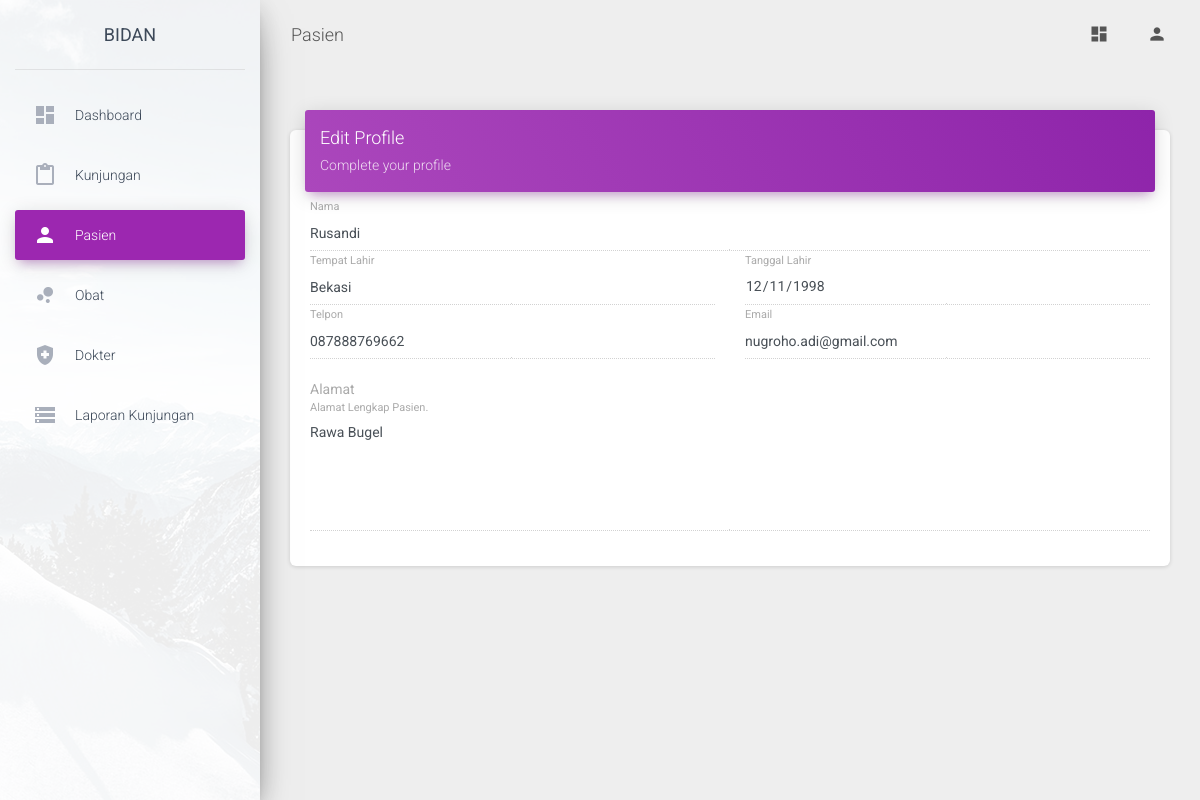
Screenshot of /media.php?module=pasien&act=detail&id=3 (signed in) with the database file from the repository.
### tables this page shows
CREATE TABLE `pasien` (
  `id` int(1) NOT NULL,
  `nama` varchar(100) NOT NULL,
  `tempatlahir` varchar(50) NOT NULL,
  `tanggallahir` date NOT NULL,
  `tel` varchar(15) NOT NULL,
  `email` varchar(50) NOT NULL,
  `alamat` text NOT NULL,
  `reg_date` timestamp NOT NULL DEFAULT current_timestamp() ON UPDATE current_timestamp()
);

### module/pasien/detail.php (the view, shortened to what this page needs)
<?php
$edit=mysqli_fetch_array(mysqli_query($conn,"SELECT * from pasien where id='$_GET[id]'"));
?>
<div class="col-md-12">
  <div class="card">
    <div class="card-header card-header-primary">
      <h4 class="card-title">Edit Profile</h4>
      <p class="card-category">Complete your profile</p>
    </div>
    <div class="card-body">
     <div class="row">
      <div class="col-md-12">
        <div class="form-group">
          <label class="bmd-label-floating">Nama</label>
          <input disabled type="text" class="form-control" name="nama" value="<?php echo $edit['nama'] ?>">
        </div>
      </div>
      <div class="col-md-6">
        <div class="form-group">
          <label class="bmd-label-floating">Tempat Lahir</label>
          <input disabled type="text" class="form-control" name="tempatlahir" value="<?php echo $edit['tempatlahir'] ?>">
        </div>
      </div>
      <div class="col-md-6">
        <div class="form-group">
          <label class="bmd-label-floating">Tanggal Lahir</label>
          <input disabled type="date" class="form-control" max="<?php echo date('Y-m-d'); ?>" name="tanggallahir" value="<?php echo $edit['tanggallahir'] ?>">
        </div>
      </div>
      <div class="col-md-6">
        <div class="form-group">
          <label class="bmd-label-floating">Telpon</label>
          <input disabled type="tel" class="form-control" name="tel" value="<?php echo $edit['tel'] ?>">
        </div>
      </div>
      <div class="col-md-6">
        <div class="form-group">
          <label class="bmd-label-floating">Email</label>
          <input disabled type="email" class="form-control" name="email" value="<?php echo $edit['email'] ?>">
        </div>
      </div>
    </div>
    <div class="row">
      <div class="col-md-12">
        <div class="form-group">
          <label>Alamat</label>
          <div class="form-group">
            <label class="bmd-label-floating"> Alamat Lengkap Pasien.</label>
            <textarea class="form-control" rows="5" disabled><?php echo $edit['alamat'] ?></textarea>
          </div>
        </div>
      </div>
    </div>
</div>
</div>
</div>

### rows the page displays
pasien: nama "Rusandi", tempatlahir "Bekasi", tanggallahir "12/11/1998", tel "087888769662", email "nugroho.adi@gmail.com", alamat "Rawa Bugel"

### other values shown
$_GET['module'] "Pasien"
